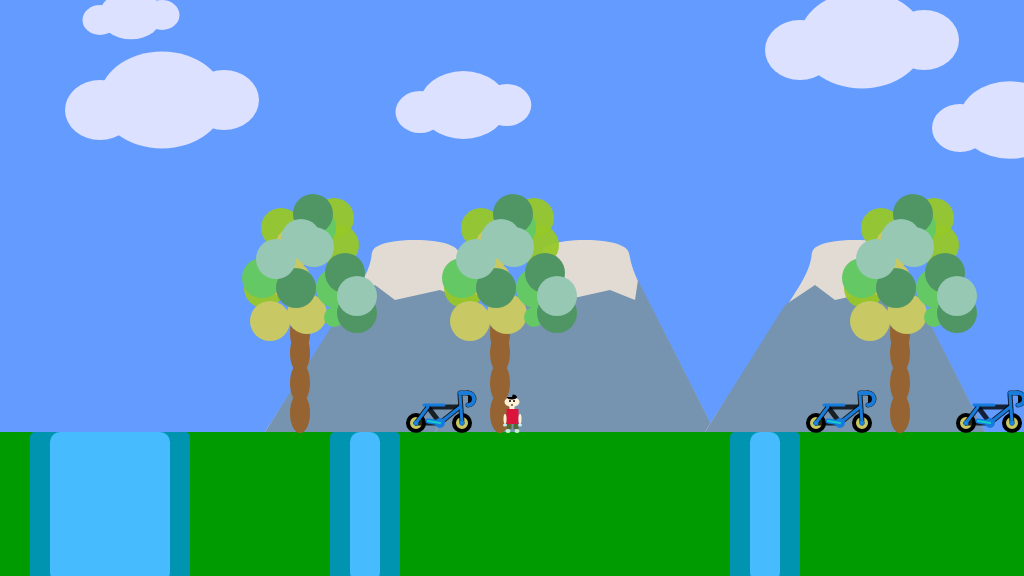
Frame 1 (no input)
Frame 60 (no input): identical to frame 1, image omitted
Frame 120 (the mouse pressed at the canvas centre since frame 60): identical to frame 1, image omitted

The p5.js sketch that drew this single still picture (run headless with seeded random() and noise() and a simulated clock; from frame 60 on, the mouse is pressed at the canvas centre):

// p5.js sketch
// ── sketch.js
/*

The Game Project 5 - multiple interactables

*/


var gameChar_x;
var gameChar_y;
var floorPos_y;

var isLeft;
var isRight;
var isFalling;
var isPlummeting;

var collectables;
var canyons;
var trees;
var clouds;
var mountain;

var cameraPosX = 0;


function setup()
{
	createCanvas(1024, 576);
	floorPos_y = height * 3/4; 
	gameChar_x = width/2;
	gameChar_y = floorPos_y; 
    isLeft = false;
    isRight =false;
    isFalling = false;
    isPlummeting = false;
    
    collectables = [{x_pos:450, y_pos: floorPos_y, size:1 , isFound : false},
                   {x_pos:850, y_pos: floorPos_y, size:1 , isFound : false},
                   {x_pos:1000, y_pos: floorPos_y, size:1 , isFound : false}];
    canyons = [{canyon_x:30,  canyon_width:160},
              {canyon_x:330,  canyon_width:70},
              {canyon_x:730,  canyon_width:70},
              {canyon_x:1230,  canyon_width:240}];
    trees = {tree_x: [300,500,900,1150],
             treePos_y:height/2};

    
    clouds= {cloud_x:[100,200,600,800,1200],
             cloud_y:[100,30,150,40,150],
             cloud_size:[1,0.5,0.7,1,0.8]};
    
    mountain={mountain_x:[180,350,620,1000,1200],
              mountain_y:floorPos_y};
}

function draw()
{
    fill(0,0,255);
    ellipse(100,100,100,100);
    

	///////////DRAWING CODE//////////

	background(100,155,255); //fill the sky blue
	noStroke();
	fill(0,155,0);
	rect(0, floorPos_y, width, height - floorPos_y); 
    
    push();
    translate(-cameraPosX,0);
    
    drawClouds();
    drawMountains();
    drawTrees();
    

	//canyon
    //폭포
    for (var j =0; j<canyons.length; j++){
        drawCanyon(canyons[j]);
        checkCanyon(canyons[j]);
    }

	//the game character
	if(isLeft && isFalling)
	{
        fill(255,239,213);
        ellipse(gameChar_x,gameChar_y-30,15,10); //얼굴 face
        fill(220,20,60);
        rect(gameChar_x-4,gameChar_y-23,7,15); //몸통 body
        fill(255,239,213);
        rect(gameChar_x-2.5,gameChar_y-28,5,5); //목 neck

        fill("black");
        arc(gameChar_x,gameChar_y-35,10,5,5,PI,CHORD/2); //모자 hat


        fill(85,107,47);
        rect(gameChar_x-10,gameChar_y-11,8,3); //왼쪽다리 left leg
        rect(gameChar_x,gameChar_y-8,8,3); //오른쪽다리 right leg


        fill(195,239,213);
        ellipse(gameChar_x-10,gameChar_y-9,4,5); //왼발 left foot
        ellipse(gameChar_x+9,gameChar_y-6.5,4,4); //오른발 right foot


        fill(255,239,213);
        strokeWeight(1);
        ellipse(gameChar_x-6,gameChar_y-18,10,3); //왼팔 left arm
        ellipse(gameChar_x+6,gameChar_y-18,10,3); //오른팔 right arm

        fill(190,239,253);
        strokeWeight(1);
        ellipse(gameChar_x-10,gameChar_y-18,3,4); //왼손 left hand
        ellipse(gameChar_x+11,gameChar_y-18,3,4); //오른손 right hand
        

        fill(0);
        rect(gameChar_x-5,gameChar_y-28,3,2); //입 mouse
        fill(245);
        fill(0);
        ellipse(gameChar_x-2,gameChar_y-31,2,2); //왼쪽눈 eye
        
	}
    
    
	else if(isRight && isFalling)
	{
        // add your jumping-right code
        fill(255,239,213);
        ellipse(gameChar_x,gameChar_y-30,15,10); //얼굴 face
        fill(220,20,60);
        rect(gameChar_x-4,gameChar_y-23,7,15); //몸통
        fill(255,239,213);
        rect(gameChar_x-2.5,gameChar_y-28,5,5); //목

        fill("black");
        arc(gameChar_x,gameChar_y-35,10,5,5,PI,CHORD/2); //모자


        fill(85,107,47);
        rect(gameChar_x-10,gameChar_y-11,8,3); //왼쪽다리
        rect(gameChar_x,gameChar_y-18,8,3); //오른쪽다리


        fill(195,239,213);
        ellipse(gameChar_x-10,gameChar_y-9,4,5); //왼발
        ellipse(gameChar_x+9,gameChar_y-6.5,4,4); //오른발


        fill(255,239,213);
        strokeWeight(1);
        ellipse(gameChar_x+6,gameChar_y-18,10,3); //오른팔
        ellipse(gameChar_x-6,gameChar_y-18,10,3); //왼팔

        fill(190,239,253);
        strokeWeight(1);
        ellipse(gameChar_x+11,gameChar_y-18,3,4); //오른손
        ellipse(gameChar_x-10,gameChar_y-18,3,4); //왼손

        fill(0);
        rect(gameChar_x+4,gameChar_y-28,3,2); //입
        fill(245);
        fill(0);
        ellipse(gameChar_x+2,gameChar_y-31,2,2); //오른쪽눈

	}
    
    
	else if(isLeft)
	{
        // add your walking left code
        fill(255,239,213);
        ellipse(gameChar_x,gameChar_y-30,15,10); //얼굴
        fill(220,20,60);
        rect(gameChar_x-4,gameChar_y-23,7,15); //몸통
        fill(255,239,213);
        rect(gameChar_x-2.5,gameChar_y-28,5,5); //목

        fill("black");
        arc(gameChar_x,gameChar_y-35,10,5,5,PI,CHORD/2); //모자


        fill(85,107,47);
        rect(gameChar_x-4,gameChar_y-8,3,5); //왼쪽다리
        rect(gameChar_x,gameChar_y-8,3,5); //오른쪽다리


        fill(195,239,213);
        ellipse(gameChar_x-2,gameChar_y-1,5,4); //왼발
        ellipse(gameChar_x+2,gameChar_y-1,5,4); //오른발


        fill(255,239,213);
        strokeWeight(1);
        ellipse(gameChar_x-6,gameChar_y-15,10,3); //왼팔
        ellipse(gameChar_x,gameChar_y-18,10,3); //오른팔

        fill(190,239,253);
        strokeWeight(1);
        ellipse(gameChar_x-10,gameChar_y-14,3,4); //오른손
        ellipse(gameChar_x-6,gameChar_y-17,3,4); //왼손

        fill(0);
        rect(gameChar_x-5,gameChar_y-28,3,2); //입
        fill(245);
        fill(0);
        ellipse(gameChar_x-2,gameChar_y-31,2,2); //왼쪽눈
        
        
	}
    
	else if(isRight)
	{
        // add your walking right code

        fill(255,239,213);
        ellipse(gameChar_x,gameChar_y-30,15,10); //얼굴
        fill(220,20,60);
        rect(gameChar_x-4,gameChar_y-23,7,15); //몸통
        fill(255,239,213);
        rect(gameChar_x-2.5,gameChar_y-28,5,5); //목

        fill("black");
        arc(gameChar_x,gameChar_y-35,10,5,5,PI,CHORD/2); //모자


        fill(85,107,47);
        rect(gameChar_x-4,gameChar_y-8,3,5); //왼쪽다리
        rect(gameChar_x,gameChar_y-8,3,5); //오른쪽다리


        fill(195,239,213);
        ellipse(gameChar_x-2,gameChar_y-1,5,4); //왼발
        ellipse(gameChar_x+2,gameChar_y-1,5,4); //오른발


        fill(255,239,213);
        strokeWeight(1);
        ellipse(gameChar_x+6,gameChar_y-15,10,3); //왼팔
        ellipse(gameChar_x,gameChar_y-18,10,3); //오른팔

        fill(190,239,253);
        strokeWeight(1);
        ellipse(gameChar_x+11,gameChar_y-14,3,4); //오른손
        ellipse(gameChar_x+6,gameChar_y-17,3,4); //왼손

        fill(0);
        rect(gameChar_x+4,gameChar_y-28,3,2); //입
        fill(245);
        fill(0);
        ellipse(gameChar_x+2,gameChar_y-31,2,2); //오른쪽눈

	}
    
    
	else if(isFalling || isPlummeting)
	{
        fill(255,239,213);
        ellipse(gameChar_x,gameChar_y-30,15,10); //얼굴 face
        fill(220,20,60);
        rect(gameChar_x-4,gameChar_y-23,7,15); //몸통 body
        fill(255,239,213);
        rect(gameChar_x-2.5,gameChar_y-28,5,5); //목 neck

        fill("black");
        arc(gameChar_x,gameChar_y-35,10,5,5,PI,CHORD/2); //모자 hat


        fill(85,107,47);
        rect(gameChar_x-4,gameChar_y-8,3,5); //왼쪽다리 left leg
        rect(gameChar_x,gameChar_y-8,3,5); //오른쪽다리 right leg


        fill(195,239,213);
        ellipse(gameChar_x-2,gameChar_y-1,5,4); //왼발 left foot
        ellipse(gameChar_x+2,gameChar_y-1,5,4); //오른발 right foot


        fill(255,239,213);
        strokeWeight(1);
        ellipse(gameChar_x-6,gameChar_y-18,10,3); //왼팔 left arm
        ellipse(gameChar_x+8,gameChar_y-18,10,3); //오른팔 right arm

        fill(190,239,253);
        strokeWeight(1);
        ellipse(gameChar_x+13,gameChar_y-18,3,4); //오른손 right hand
        ellipse(gameChar_x-10,gameChar_y-18,4,3); //왼손  left hand

        fill(0);
        rect(gameChar_x-0.5,gameChar_y-28,1,2); //입 mouse
        fill(245);
        fill(0);
        ellipse(gameChar_x-2,gameChar_y-31,2,2); //왼쪽눈 left eye
        ellipse(gameChar_x+2,gameChar_y-31,2,2); //오른쪽눈  right eye

	}
    
	else
	{
        // add your standing front facing code
        fill(255,239,213);
        ellipse(gameChar_x,gameChar_y-30,15,10); //얼굴
        fill(220,20,60);
        rect(gameChar_x-5.5,gameChar_y-23,12,15); //몸통
        fill(255,239,213);
        rect(gameChar_x-2.5,gameChar_y-28,5,5); //목

        fill("black");
        arc(gameChar_x,gameChar_y-35,10,5,5,PI,CHORD/2); //모자


        fill(85,107,47);
        rect(gameChar_x-5.5,gameChar_y-8,5); //왼쪽다리
        rect(gameChar_x+1.5,gameChar_y-8,5); //오른쪽다리


        fill(195,239,213);
        ellipse(gameChar_x-4,gameChar_y-1,5,4); //왼발
        ellipse(gameChar_x+5,gameChar_y-1,5,4); //오른발


        fill(255,239,213);
        strokeWeight(1);
        ellipse(gameChar_x-7,gameChar_y-13,3,10); //왼팔
        ellipse(gameChar_x+8,gameChar_y-13,3,10); //오른팔

        fill(190,239,253);
        strokeWeight(1);
        ellipse(gameChar_x+8,gameChar_y-7,4,3); //오른손
        ellipse(gameChar_x-7,gameChar_y-7,4,3); //왼손

        fill(0);
        rect(gameChar_x-0.5,gameChar_y-28,1,2); //입
        fill(245);
        fill(0);
        ellipse(gameChar_x-2,gameChar_y-31,2,2); //왼쪽눈
        ellipse(gameChar_x+2,gameChar_y-31,2,2); //오른쪽눈

	}
    for (var i=0;i<3;i++){
        checkCollectable(collectables[i]);
        drawCollectable(collectables[i]);
    }

     

    pop();

	///////////INTERACTION CODE//////////
	//Put conditional statements to move the game character below here
    if((isLeft==true)&&(isPlummeting==false))
    {
        gameChar_x-=3;
        cameraPosX-=3;
    }
    if((isRight==true)&&(isPlummeting==false))
    {
        gameChar_x+=3;
        cameraPosX+=3;
    }
    if(floorPos_y>gameChar_y)
    {
        gameChar_y+=1;
        isFalling=true;
    }
    else
    {
        isFalling=false;
    }


}


function keyPressed()
{
	// if statements to control the animation of the character when
	// keys are pressed.
	//open up the console to see how these work
	console.log("keyPressed: " + key); //assesment를 키로잡으면 한영이 되었을때 오류가 나므로 키코드로 잡아야 한다.
	console.log("keyPressed: " + keyCode);
    if(keyCode==65)
    {
        console.log("Pressed a");
        isLeft=true;
    }
    if(keyCode==68)
    {
        console.log("Pressed d");
        isRight=true;
    }
    if(keyCode==87)
    {
        console.log("Pressed w");
        isFalling=true;
        if(floorPos_y==gameChar_y)
        {
            gameChar_y=gameChar_y-100;
        }
    }
    if(keyCode==83)
    {
        console.log("Pressed w");
        isPlummeting=true;
        
    }
}

function keyReleased()
{
	// if statements to control the animation of the character when
	// keys are released.

	console.log("keyReleased: " + key);
	console.log("keyReleased: " + keyCode);
    if(keyCode==65)
    {
        console.log("Released a");
        isLeft=false;
    }
    if(keyCode==68)
    {
        console.log("Released d");
        isRight=false;
    }
    if(keyCode==87)
    {
        console.log("Pressed w");
        isFalling=true;
    
    }
    if(keyCode==83)
    {
        console.log("Pressed w");
        isPlummeting=false;
    
    }
    
}
function drawClouds()
{
    //Clouds 구름
    for(var i=0;i<clouds.cloud_x.length;i++){
        fill(220,225,255);
        ellipse(clouds.cloud_size[i]*(clouds.cloud_x[i]+62),
                clouds.cloud_size[i]*(clouds.cloud_y[i]),
                clouds.cloud_size[i]*126,
                clouds.cloud_size[i]*97);
        ellipse(clouds.cloud_size[i]*(clouds.cloud_x[i]+124),
                clouds.cloud_size[i]*(clouds.cloud_y[i]),
                clouds.cloud_size[i]*70,
                clouds.cloud_size[i]*60);
        ellipse(clouds.cloud_size[i]*(clouds.cloud_x[i]),
                clouds.cloud_size[i]*(clouds.cloud_y[i]+10),
                clouds.cloud_size[i]*70,
                clouds.cloud_size[i]*60);
    } 
}
function drawMountains()
{
    //mountain 산
    for(var i=0;i<mountain.mountain_x.length;i++){
        //산
        fill(226, 219, 211);
        beginShape();
        curveVertex(mountain.mountain_x[i]+85,mountain.mountain_y);
        curveVertex(mountain.mountain_x[i]+85,mountain.mountain_y);
        curveVertex(mountain.mountain_x[i]+180,mountain.mountain_y-147);
        curveVertex(mountain.mountain_x[i]+200,mountain.mountain_y-187);
        curveVertex(mountain.mountain_x[i]+270,mountain.mountain_y-187);
        curveVertex(mountain.mountain_x[i]+290,mountain.mountain_y-147);
        curveVertex(mountain.mountain_x[i]+365,mountain.mountain_y);
        curveVertex(mountain.mountain_x[i]+365,mountain.mountain_y);
        endShape();
        fill(118, 148, 176);
        noStroke();
        beginShape();
        vertex(mountain.mountain_x[i]+85,mountain.mountain_y);
        vertex(mountain.mountain_x[i]+165,mountain.mountain_y-127);
        vertex(mountain.mountain_x[i]+195,mountain.mountain_y-147);
        vertex(mountain.mountain_x[i]+215,mountain.mountain_y-132);
        vertex(mountain.mountain_x[i]+260,mountain.mountain_y-142);
        vertex(mountain.mountain_x[i]+285,mountain.mountain_y-132);
        vertex(mountain.mountain_x[i]+288,mountain.mountain_y-152);
        vertex(mountain.mountain_x[i]+365,mountain.mountain_y);
        endShape(CLOSE);

    }
    
}
function drawTrees()
{
    
    //Trees
    for(var i=0; i < trees.tree_x.length; i++){
        fill(150,100,50);
        ellipse(trees.tree_x[i], trees.treePos_y+125, 20, 40);
        ellipse(trees.tree_x[i], trees.treePos_y+95, 20, 40);
        ellipse(trees.tree_x[i], trees.treePos_y+45, 20, 40);
        ellipse(trees.tree_x[i], trees.treePos_y+65, 20, 40);

        fill(150,200,40,240);
        ellipse(trees.tree_x[i]-52, trees.reePos_y+27, 20, 20);
        ellipse(trees.tree_x[i]+39, trees.treePos_y-43, 40, 40);
        ellipse(trees.tree_x[i]+34, trees.treePos_y-70, 40, 40);
        ellipse(trees.tree_x[i]-19, trees.treePos_y-60, 40, 40);
        ellipse(trees.tree_x[i]-36, trees.treePos_y, 40, 40);
        
        fill(200,200,100);
        ellipse(trees.tree_x[i]-9, trees.treePos_y-7, 40, 40);
        ellipse(trees.tree_x[i]+7,trees.treePos_y+26,40,40);
        ellipse(trees.tree_x[i]-30,trees.treePos_y+33,40,40);
        ellipse(trees.tree_x[i]-5,trees.treePos_y-41,40,40);
        
        fill(100,200,100);
        ellipse(trees.tree_x[i]+36,trees.treePos_y,40,40);
        ellipse(trees.tree_x[i]+16,trees.treePos_y-60,40,40);
        ellipse(trees.tree_x[i]+34,trees.treePos_y+29,20,20);
        ellipse(trees.tree_x[i]-38,trees.treePos_y-10,40,40);
        
        fill(80,150,100);
        ellipse(trees.tree_x[i]+13,trees.treePos_y-74,40,40);
        ellipse(trees.tree_x[i]+45,trees.treePos_y-15,40,40);
        ellipse(trees.tree_x[i]-4,trees.treePos_y,40,40);
        ellipse(trees.tree_x[i]+57,trees.treePos_y+25,40,40);
        
        fill(150,200,180);
        ellipse(trees.tree_x[i]+1,trees.treePos_y-49,40,40);
        ellipse(trees.tree_x[i]-24,trees.treePos_y-29,40,40);
        ellipse(trees.tree_x[i]+57,trees.treePos_y+8,40,40);
        ellipse(trees.tree_x[i]+14,trees.treePos_y-41,40,40);
        
    }    
}

function drawCollectable(t_collectable)
{

    
    if(t_collectable.isFound == false)
    {

    // 수집가능한 아이템 t_collectable item

        stroke(0);
        strokeWeight(4);
        fill(200,200,100);

        ellipse(
            t_collectable.size*(t_collectable.x_pos-34),
            t_collectable.size*(t_collectable.y_pos-9),
            t_collectable.size*16,
            t_collectable.size*16); //뒷타이어

        ellipse(
            t_collectable.size*(t_collectable.x_pos+12),
            t_collectable.size*(t_collectable.y_pos-9),
            t_collectable.size*16,
            t_collectable.size*16); //앞타이어
    

        noStroke();
        fill(200,200,100);
        ellipse(
            t_collectable.size*(t_collectable.x_pos-34),
            t_collectable.size*(t_collectable.y_pos-9),
            t_collectable.size*10,
            t_collectable.size*10); //뒷바퀴 살
        ellipse(
            t_collectable.size*(t_collectable.x_pos+12),
            t_collectable.size*(t_collectable.y_pos-9),
            t_collectable.size*10,
            t_collectable.size*10); //앞바퀴 살
        stroke(0,0,0,200);
        strokeWeight(5);
        line(
            t_collectable.size*(t_collectable.x_pos-34),
            t_collectable.size*(t_collectable.y_pos-9),
            t_collectable.size*(t_collectable.x_pos-22),
            t_collectable.size*(t_collectable.y_pos-25)); //뒷바퀴 연결되는 바디프레임
        line(
            t_collectable.size*(t_collectable.x_pos-22),
            t_collectable.size*(t_collectable.y_pos-25),
            t_collectable.size*(t_collectable.x_pos+10),
            t_collectable.size*(t_collectable.y_pos-25)); //가장 윗프레임
        line(
            t_collectable.size*(t_collectable.x_pos+12),
            t_collectable.size*(t_collectable.y_pos-9),
            t_collectable.size*(t_collectable.x_pos+10),
            t_collectable.size*(t_collectable.y_pos-37)); //앞프레임
        line(
            t_collectable.size*(t_collectable.x_pos-10),
            t_collectable.size*(t_collectable.y_pos-9),
            t_collectable.size*(t_collectable.x_pos-22),
            t_collectable.size*(t_collectable.y_pos-25)); //안장쪽 뒷프레임
        line(
            t_collectable.size*(t_collectable.x_pos-34),
            t_collectable.size*(t_collectable.y_pos-9),
            t_collectable.size*(t_collectable.x_pos-10),
            t_collectable.size*(t_collectable.y_pos-9)); //페달쪽 뒷프레임
        line(
            t_collectable.size*(t_collectable.x_pos-10),
            t_collectable.size*(t_collectable.y_pos-9),
            t_collectable.size*(t_collectable.x_pos+10),
            t_collectable.size*(t_collectable.y_pos-25)); //안장쪽 앞프레임
        line(
            t_collectable.size*(t_collectable.x_pos+18),
            t_collectable.size*(t_collectable.y_pos-39),
            t_collectable.size*(t_collectable.x_pos+10),
            t_collectable.size*(t_collectable.y_pos-39)); //손잡이
        arc(
            t_collectable.size*(t_collectable.x_pos+18),
            t_collectable.size*(t_collectable.y_pos-33),
            t_collectable.size*12,
            t_collectable.size*12,
            3 * PI / 2, 2 * PI + PI / 2);//손잡이 프레임//

        strokeWeight(t_collectable.size*3);
        stroke(24,124,220);
        line(
            t_collectable.size*(t_collectable.x_pos-6),
            t_collectable.size*(t_collectable.y_pos-27),
            t_collectable.size*(t_collectable.x_pos-26),
            t_collectable.size*(t_collectable.y_pos-27)); //안장
        strokeWeight(3);
        line(
            t_collectable.size*(t_collectable.x_pos+12),
            t_collectable.size*(t_collectable.y_pos-9), 
            t_collectable.size*(t_collectable.x_pos+10),
            t_collectable.size*(t_collectable.y_pos-37)); //앞프레임 음영
        line(
            t_collectable.size*(t_collectable.x_pos-34),
            t_collectable.size*(t_collectable.y_pos-9),
            t_collectable.size*(t_collectable.x_pos-22),
            t_collectable.size*(t_collectable.y_pos-25)); //뒷프레임 음영
        line(
            t_collectable.size*(t_collectable.x_pos-10),
            t_collectable.size*(t_collectable.y_pos-9),
            t_collectable.size*(t_collectable.x_pos+10),
            t_collectable.size*(t_collectable.y_pos-25)); //페달쪽 음영


        // small middle wheels
        fill(10,255,255);
        ellipse(
            t_collectable.size*(t_collectable.x_pos-34),
            t_collectable.size*(t_collectable.y_pos-9),
            t_collectable.size*2,
            t_collectable.size*2); // 왼쪽
        ellipse(
            t_collectable.size*(t_collectable.x_pos+12),
            t_collectable.size*(t_collectable.y_pos-9),
            t_collectable.size*2,
            t_collectable.size*2); // 오른쪽
        // chain wheel
        strokeWeight(4);
        fill(10);
        ellipse(
            t_collectable.size*(t_collectable.x_pos-10),
            t_collectable.size*(t_collectable.y_pos-9),
            t_collectable.size*6,
            t_collectable.size*6);
        strokeWeight(4);
        fill(10);
        ellipse(
            t_collectable.size*(t_collectable.x_pos-10),
            t_collectable.size*(t_collectable.y_pos-9),
            t_collectable.size*3,
            t_collectable.size*3);
        //손잡이
        line(
            t_collectable.size*(t_collectable.x_pos+18),
            t_collectable.size*(t_collectable.y_pos-39),
            t_collectable.size*(t_collectable.x_pos+10),
            t_collectable.size*(t_collectable.y_pos-39));
        arc(t_collectable.size*(t_collectable.x_pos+18),
            t_collectable.size*(t_collectable.y_pos-33),
            t_collectable.size*12,
            t_collectable.size*12,
            3 * PI / 2, 2 * PI + PI / 2);

        //peddle
        strokeWeight(5);
        line(
            t_collectable.size*(t_collectable.x_pos-10),
            t_collectable.size*(t_collectable.y_pos-9),
            t_collectable.size*(t_collectable.x_pos-22),
            t_collectable.size*(t_collectable.y_pos-11)); //페달
        stroke(20,205,205);
        strokeWeight(2);
        line(
            t_collectable.size*(t_collectable.x_pos-10),
            t_collectable.size*(t_collectable.y_pos-9),
            t_collectable.size*(t_collectable.x_pos-22),
            t_collectable.size*(t_collectable.y_pos-11));
    }    
}
function drawCanyon(t_canyon)
{
    fill(0, 148, 176);
	noStroke();
    rect(t_canyon.canyon_x,floorPos_y,t_canyon.canyon_width,160,5);
    fill(70, 188, 255);
    rect(t_canyon.canyon_x+20,floorPos_y,t_canyon.canyon_width-40,150,10);    
}

//interection
function checkCollectable(t_collectable)
{
    console.log(dist(t_collectable.x_pos,t_collectable.y_pos,gameChar_x,gameChar_y));
    if(dist(t_collectable.x_pos,
            t_collectable.y_pos,
            gameChar_x,gameChar_y ) <20)
    {
        t_collectable.isFound = true;
    }    
}

function checkCanyon(t_canyon)
{
    if((gameChar_x>t_canyon.canyon_x)&&(gameChar_x<t_canyon.canyon_x+t_canyon.canyon_width)&&(gameChar_y>=floorPos_y))
    // 케릭터가 폭포를 만나면 아래로 떨어지도록 설계 점프를 했을때는 떨어지지 않도록 설계
    {
        isPlummeting=true;
        console.log("Plummeting");
    }
    
    if((isPlummeting==true)&&gameChar_y<(height+gameChar_y))
    {
        gameChar_y+=3;
    }    
}
